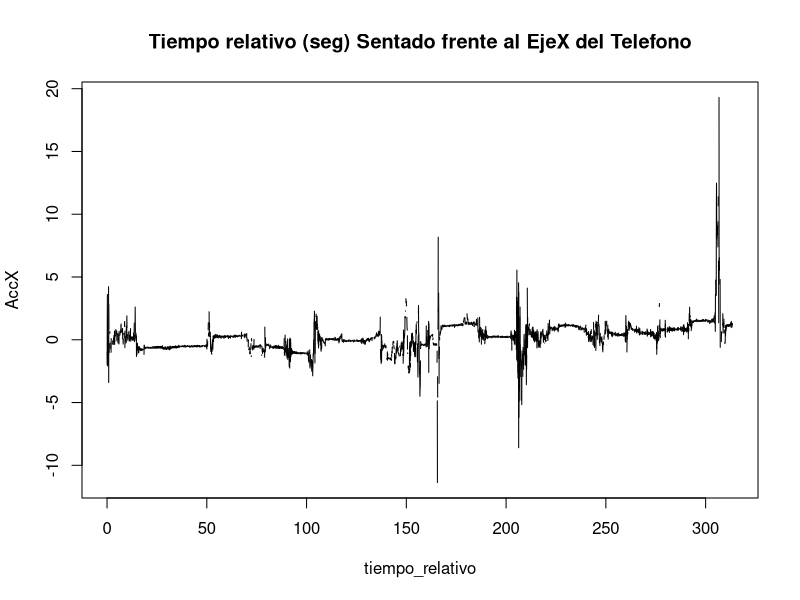
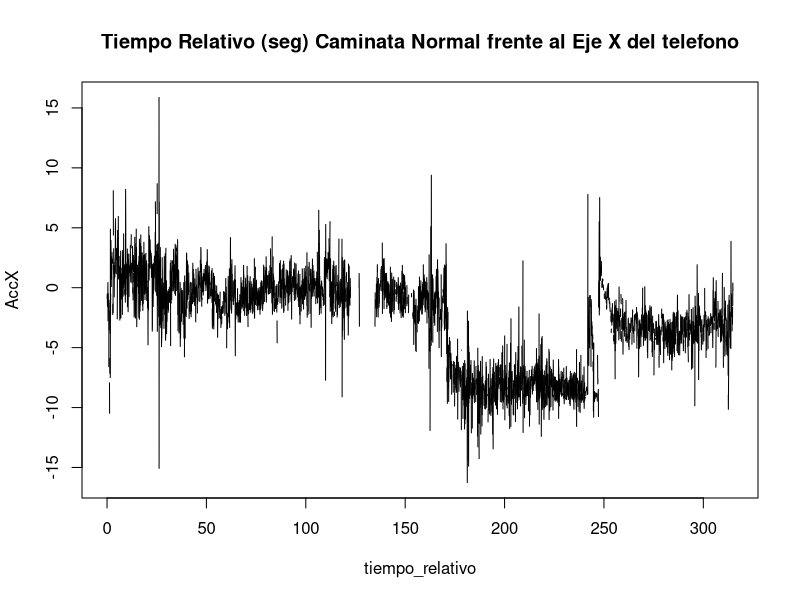
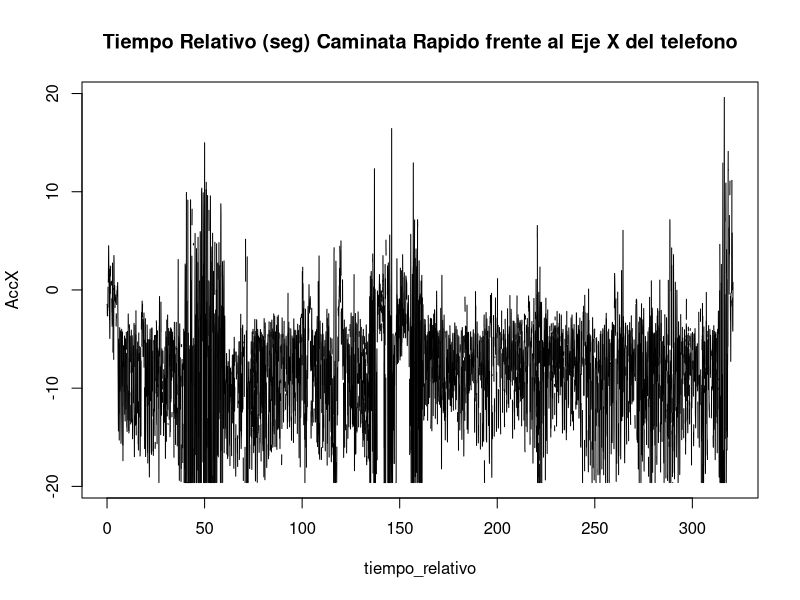
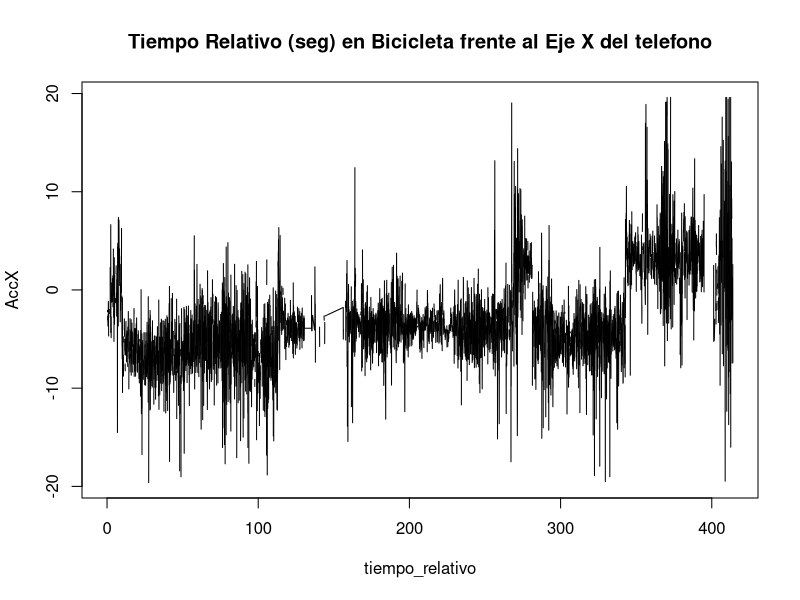
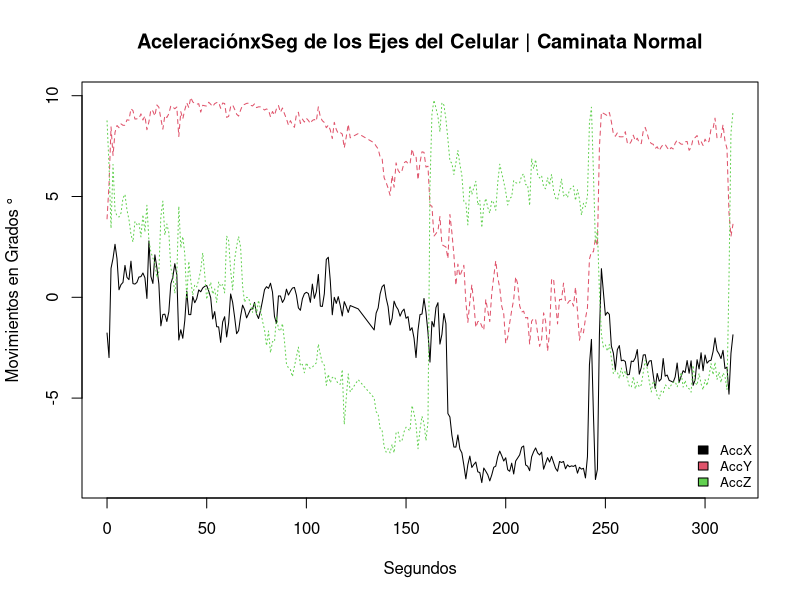
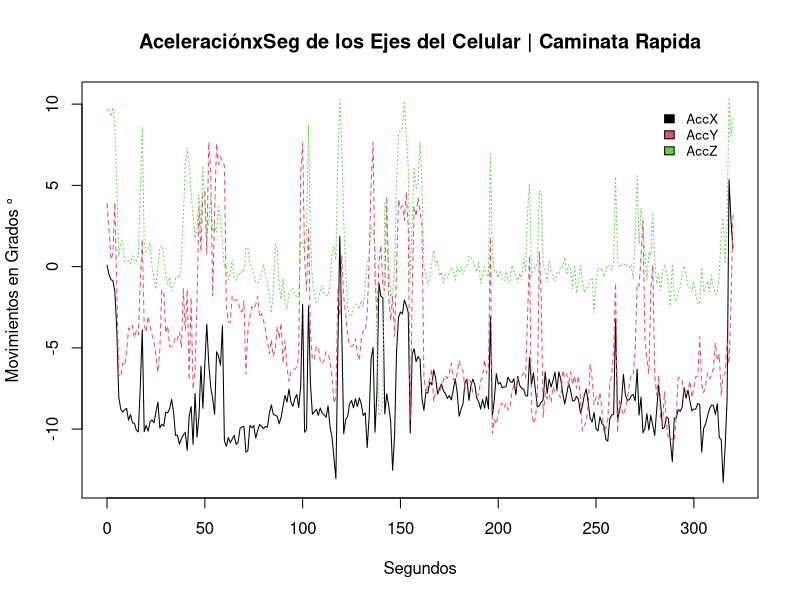
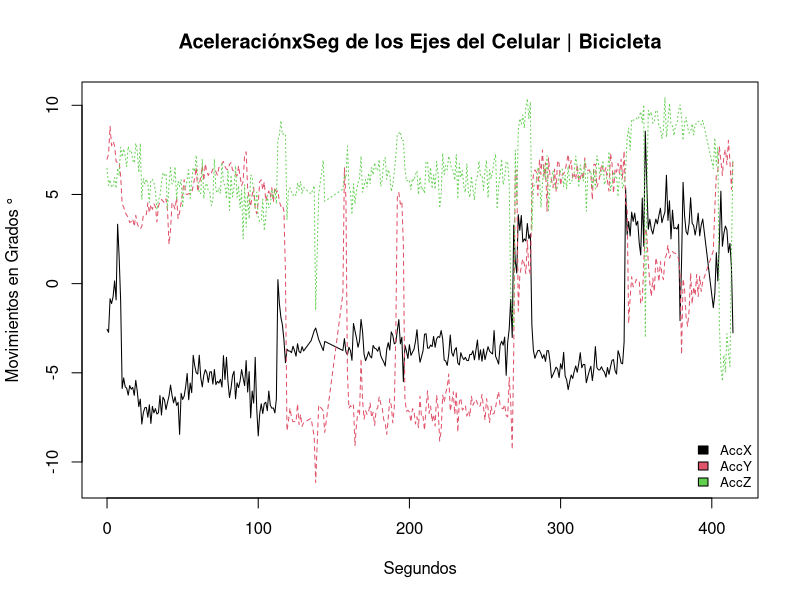
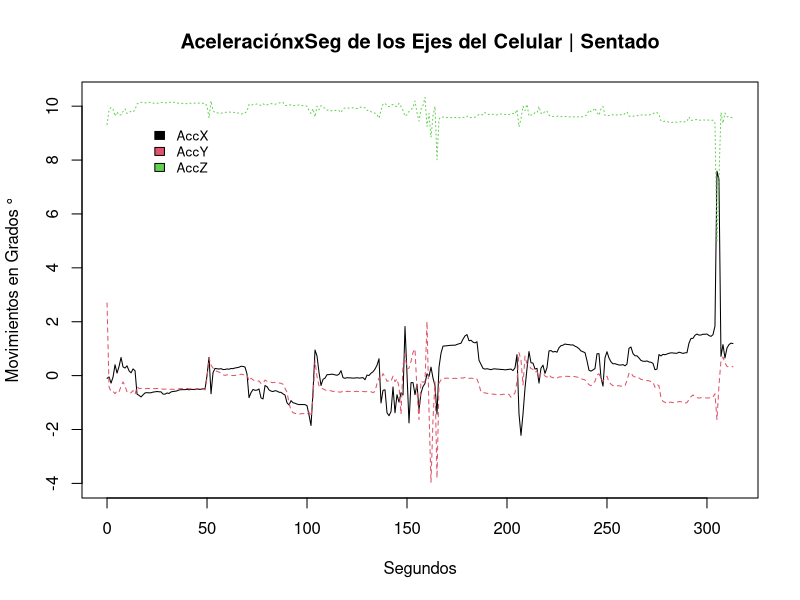

Generate these figures, in order, with R:
## ---- eval=FALSE, include=TRUE--------------------------
## "Protocolo:
## 
##  1. Daniel Felipe Villa Rengifo
## 
##  2. Lenguaje: R
## 
##  3. Tema: Ejercicios con la App Science Journal de Google
## 
##  4. Fuentes:
##     https://drive.google.com/drive/u/1/folders/1QfvE0DLXE5NQ3kJGEf0F7NZwUx8odv8N"


## ----echo = FALSE, results = 'hide'---------------------
## Lectura de las bases generadas de la app Science Journal.


## ---- echo= FALSE, results= 'hide'----------------------
Caminata_normal_Grabaci_n <- read.csv("Caminata_normal_Grabaci_n.csv")
Sentado_Grabaci_n  <-  read.csv("Sentado_Grabaci_n.csv")
Bicicleta_grabaci_n <- read.csv("Bicicleta_grabaci_n.csv")
Caminata_rapida_Grabaci_n  <-  read.csv("Caminata_rapida_Grabaci_n.csv")


## ----  echo= FALSE, results= 'hide'---------------------
#Vamos a añadir nuevas columnas a nuestras bases de datos


## ---- echo= FALSE, results= 'hide'----------------------
# Para el caso de la caminata.
# Calculo de la fecha
Caminata_normal_Grabaci_n$fecha <- as.POSIXct(Caminata_normal_Grabaci_n$timestamp/1000, origin = "2019-09-27")

# Calculo del tiempo Relativo
Caminata_normal_Grabaci_n$tiempo_relativo = as.numeric(Caminata_normal_Grabaci_n$fecha - min(Caminata_normal_Grabaci_n$fecha))


## ---- results = 'hide'----------------------------------
# Para el caso de la caminata rapida.


## ---- echo= FALSE, results= 'hide'----------------------
# Calculo de la fecha
Caminata_rapida_Grabaci_n$fecha <- as.POSIXct(Caminata_rapida_Grabaci_n$timestamp/1000, origin="2019-09-27")

# Calculo del tiempo relativo
Caminata_rapida_Grabaci_n$tiempo_relativo = as.numeric(Caminata_rapida_Grabaci_n$fecha - min(Caminata_rapida_Grabaci_n$fecha))


## ---- results = 'hide'----------------------------------
# Para el Caso de el medio de transporte (Bicicleta)


## -------------------------------------------------------
# Calculo de la fecha
Bicicleta_grabaci_n$fecha <- as.POSIXct(Bicicleta_grabaci_n$timestamp/1000, origin = "2019-09-27")

# Calculo del tiempo relativo
Bicicleta_grabaci_n$tiempo_relativo = as.numeric(Bicicleta_grabaci_n$fecha - min(Bicicleta_grabaci_n$fecha))


## ---- results = 'hide'----------------------------------
# Para el caso de estado de reposo (sentado).


## -------------------------------------------------------
# Calculo de la fecha
Sentado_Grabaci_n$fecha <- as.POSIXct(Sentado_Grabaci_n$timestamp/1000, origin="2019-09-27")

# Calculo del tiempo relativo
Sentado_Grabaci_n$tiempo_relativo = as.numeric(Sentado_Grabaci_n$fecha - min(Sentado_Grabaci_n$fecha))


## ---- results='hide', echo= FALSE-----------------------
#Resumen de la base de datos
summary(Sentado_Grabaci_n)



## -------------------------------------------------------
# Revision de los primeros 10 datos de la base de datos
head(Sentado_Grabaci_n, 10)


## -------------------------------------------------------
cat("\n \nde esta tabla podemos notar que en \"AccX\" y \"AccZ\" al principio respectivamente que el eje esta en su inverso (negativamente) y por esta razon tiene datos negativos, 
además, en \"Accy\" casi siempre tuve el celular en el inverso del eje y.")


## ---- results='hide', echo= FALSE-----------------------
#Resumen de la base de datos
summary(Caminata_normal_Grabaci_n)


## -------------------------------------------------------
# Revision de los primeros 10 datos de la base de datos
head(Caminata_normal_Grabaci_n, 10)


## -------------------------------------------------------
cat("podemos notar que como dije anteriormente, estamos utilizando la ecuación de la primera ley de newton para describir los ejes __x, y, z__ entonces vemos que en varios ejes tuve por movimientos invertidos a los REALES + (positivos) y por eso se muestra negativamente pero además de esto con la tabla anterior cambia significativamente en el \"AccZ\" ya que se ultiliza diferentes posciciones y movimientos para cuando estoy en estado sentado y en caminata normal.")


## ---- results = 'hide'----------------------------------
# Resumen de la base de datos.
summary(Caminata_rapida_Grabaci_n)


## -------------------------------------------------------
# LOs 10 primeros datos de la base de datos
head(Caminata_rapida_Grabaci_n, 10)


## -------------------------------------------------------
cat("podemos notar que al caminar rapido se estabiliza, porque al tener el celular moviendose en diferentes direcciones en todos los ejes de una manera significativa, es decir , crea un rango promedio de ellos por la cantidad de movimiento.")


## ---- results = 'hide'----------------------------------
# En el medio de transporte ((Bicicleta))


## ---- results = 'hide'----------------------------------
# Resumen de la base de datos.
summary(Bicicleta_grabaci_n)


## ---- results = 'hide'----------------------------------
# LOs 10 primeros datos de la base de datos
head(Bicicleta_grabaci_n, 10)

## -------------------------------------------------------
# Con with hacemos graficos de tipo lineal


## ----include=FALSE--------------------------------------
# Sentado
png(filename = "TiempoRsentado.png", height = 720, width = 720)

with(Sentado_Grabaci_n, plot(tiempo_relativo, AccX, type = "l", main = "Tiempo relativo (seg) Sentado frente al EjeX del Telefono"))

dev.off()


## ----include=FALSE--------------------------------------
png(filename = "TiempoRCaminataN.png", height = 720, width = 720)

with(Caminata_normal_Grabaci_n, plot(tiempo_relativo, AccX, type = "l", main = "Tiempo Relativo (seg) Caminata Normal frente al Eje X del telefono"))

dev.off()


## ----include=FALSE--------------------------------------
png(filename = "TiempoRCaminataR.png")

with(Caminata_rapida_Grabaci_n, plot(tiempo_relativo, AccX, type = "l", main = "Tiempo Relativo (seg) Caminata Rapido frente al Eje X del telefono"))

dev.off()


## ----include=FALSE--------------------------------------
png(filename = "TiempoRBicicleta.png")

with(Bicicleta_grabaci_n, plot(tiempo_relativo, AccX, type = "l", main = "Tiempo Relativo (seg) en Bicicleta frente al Eje X del telefono"))

dev.off()


## -------------------------------------------------------
# Añadimos nuevas columnas
## Cálculo por segundo.

Caminata_normal_Grabaci_n$segundos <- trunc(Caminata_normal_Grabaci_n$tiempo_relativo)

Caminata_rapida_Grabaci_n$segundos  <- trunc(Caminata_rapida_Grabaci_n$tiempo_relativo)

Bicicleta_grabaci_n$segundos <- trunc(Bicicleta_grabaci_n$tiempo_relativo)

Sentado_Grabaci_n$segundos  <- trunc(Sentado_Grabaci_n$tiempo_relativo)


## ---- results = 'hide'----------------------------------
## Cálculo de la acelaración por segundo. con el promedio


## -------------------------------------------------------

Caminata2_normal <- aggregate(Caminata_normal_Grabaci_n[, 2:4], 
                       by = list(segundos = Caminata_normal_Grabaci_n$segundos),
                       FUN = mean, na.rm = TRUE)

print(Caminata2_normal)


## -------------------------------------------------------
Caminata2_rapida <- aggregate(Caminata_rapida_Grabaci_n[, 2:4], 
                       by = list(segundos = Caminata_rapida_Grabaci_n$segundos),
                       FUN = mean, na.rm = TRUE)

print(Caminata2_rapida)


## -------------------------------------------------------
Bicicleta2 <- aggregate(Bicicleta_grabaci_n[, 2:4], 
                       by = list(segundos = Bicicleta_grabaci_n$segundos),
                       FUN = mean, na.rm = TRUE)
print(Bicicleta2)


## -------------------------------------------------------
sentado2 <- aggregate(Sentado_Grabaci_n[, 2:4], 
                       by = list(segundos = Sentado_Grabaci_n$segundos),
                       FUN = mean, na.rm = TRUE)

print(sentado2)


## ----include=FALSE--------------------------------------
png(filename = "AccCaminataN.png")

# Graficamos en comparacion de los tres ejes en Grados
matplot(Caminata2_normal[, 1], Caminata2_normal[, 2:4], type = "l",
        ylab = "Movimientos en Grados °",
        xlab = "Segundos",
        main = "AceleraciónxSeg de los Ejes del Celular | Caminata Normal")
# Anadimos una leyenda al grafico para mejor comprensión
legend("bottomright",
       legend = names(Caminata2_normal)[2:4],
       col = 1:4,
       bty = "n",
       fill=seq_len(ncol(Caminata2_normal)),
       cex = 0.8)
dev.off()


## ----include=FALSE--------------------------------------
png(filename = "AccCaminataR.png")

# Graficamos en comparacion de los tres ejes en Grados
matplot(Caminata2_rapida[, 1], Caminata2_rapida[, 2:4], type = "l",
        ylab = "Movimientos en Grados °",
        xlab = "Segundos",
        main = "AceleraciónxSeg de los Ejes del Celular | Caminata Rapida")

# Anadimos una leyenda al grafico para mejor comprensión
legend("topright",
       inset = 0.05,
       legend = names(Caminata2_rapida)[2:4],
       col = 1:4,
       bty = "n",
       fill=seq_len(ncol(Caminata2_rapida)),
       cex = 0.8)

dev.off()


## ----include=FALSE--------------------------------------
png(filename = "AccBicicleta.png")

# Graficamos en comparacion de los tres ejes en Grados
matplot(Bicicleta2[, 1], Bicicleta2[, 2:4], type = "l",
        ylab = "Movimientos en Grados °",
        xlab = "Segundos",
        main = "AceleraciónxSeg de los Ejes del Celular | Bicicleta")

# Anadimos una leyenda al grafico para mejor comprensión
legend("bottomright",
       legend = names(Bicicleta2)[2:4],
       col = 1:4,
       bty = "n",
       fill=seq_len(ncol(Bicicleta2)),
       cex = 0.8)

dev.off()


## ----include=FALSE--------------------------------------
png(filename = "AccSentado.png")

# Graficamos en comparacion de los tres ejes en Grados
matplot(sentado2[, 1], sentado2[, 2:4], type = "l",
        ylab = "Movimientos en Grados °",
        xlab = "Segundos",
        main = "AceleraciónxSeg de los Ejes del Celular | Sentado")

# Anadimos una leyenda al grafico para mejor comprensión
legend("topleft",
       inset = 0.09,
       legend = names(sentado2)[2:4],
       col = 1:4,
       bty = "n",
       fill=seq_len(ncol(sentado2)),
       cex = 0.8)

dev.off()


## ---- results='hide'------------------------------------
## Eliminar los extremos de los datos porque notamos los cambios bruscos, entoces para tenermejor esgtadistica los eliminamos
# Para caminata_normal.


## -------------------------------------------------------
# Desde el segundo 10 y maximo 130, donde los datos tiene comportamientos "sueves"
caminata3_normal <- Caminata2_normal[Caminata2_normal$segundos >= 10 & Caminata2_normal$segundos <= 130, ]
# Graficamos el cambio

png(filename = "AccDEPCaminataN.png")

matplot(caminata3_normal[, 1], caminata3_normal[, 2:4], type = "l",
        ylab = "Movimientos en Grados °",
        xlab = "Segundos",
        main = "AceleraciónxSeg | Caminata Normal | Depurada")

# Anadimos una leyenda al grafico para mejor comprensión
legend("bottomleft",
       legend = names(caminata3_normal)[2:4],
       col = 1:4,
       bty = "n",
       fill=seq_len(ncol(caminata3_normal)),
       cex = 0.8)

dev.off()


## -------------------------------------------------------
# para la caminata_rapida

# Desde el segundo 10 y maximo 130, donde los datos tiene comportamientos "sueves"
caminata3_rapida <- Caminata2_rapida[Caminata2_rapida$segundos >= 10 & Caminata2_rapida$segundos <= 130, ]

png(filename = "AccDEPCaminataR.png")

# Graficamos el cambio
matplot(caminata3_rapida[, 1], caminata3_rapida[, 2:4], type = "l",
        ylab = "Movimientos en Grados °",
        xlab = "Segundos",
        main = "AceleraciónxSeg | Caminata Rapida | Depurada")

# Anadimos una leyenda al grafico para mejor comprensión
legend("top",
       legend = names(caminata3_rapida)[2:4],
       col = 1:4,
       bty = "n",
       fill=seq_len(ncol(caminata3_rapida)),
       cex = 0.8)

dev.off()


## ---- results = 'hide'----------------------------------
# para la bicicleta


## -------------------------------------------------------
# Desde el segundo 10 y maximo 130, donde los datos tiene comportamientos "sueves"
Bicicleta3 <- Bicicleta2[Bicicleta2$segundos >= 10 & Bicicleta2$segundos <= 130, ]

png(filename = "AccDEPBicicleta.png")

# Graficamos el cambio
matplot(Bicicleta2[, 1],Bicicleta2[, 2:4], type = "l",
        ylab = "Movimientos en Grados °",
        xlab = "Segundos",
        main = "AceleraciónxSeg | Bicicleta | Depurada")

# Anadimos una leyenda al grafico para mejor comprensión
legend("bottomright",
       legend = names(Bicicleta3)[2:4],
       col = 1:4,
       bty = "n",
       fill=seq_len(ncol(Bicicleta3)),
       cex = 0.8)

dev.off()


## ---- results = 'hide'----------------------------------
# Para la posición sentado


## -------------------------------------------------------
# Desde el segundo 10 y maximo 130, donde los datos tiene comportamientos "sueves"
sentado3 <- sentado2[sentado2$segundos >= 10 & sentado2$segundos <= 130, ]

png(filename = "AccDEPSentado.png")

# Graficamos el cambio
matplot(sentado3[, 1], sentado3[, 2:4], type = "l",
        ylab = "Movimientos en Grados °",
        xlab = "Segundos",
        main = "AceleraciónxSeg | Sentado | Depurada")

# Anadimos una leyenda al grafico para mejor comprensión
legend("right",
       legend = names(sentado3)[2:4],
       col = 1:4,
       bty = "n",
       fill=seq_len(ncol(sentado3)),
       cex = 0.8)

dev.off()


## ---- results = 'hide'----------------------------------
## Cálculo de la acelaracón total


## -------------------------------------------------------
# Añadimos a las bases de datos "3" una columna de la formula de aceleración total

caminata3_normal$AccT <- with(caminata3_normal, sqrt(AccX ^ 2 + AccY ^ 2 + AccZ ^ 2))

caminata3_rapida$AccT  <- with(caminata3_rapida, sqrt(AccX ^ 2 + AccY ^ 2 + AccZ ^ 2))

Bicicleta3$AccT <- with(Bicicleta3, sqrt(AccX ^ 2 + AccY ^ 2 + AccZ ^ 2))

sentado3$AccT <- with(sentado3, sqrt(AccX ^ 2 + AccY ^ 2 + AccZ ^ 2))


## -------------------------------------------------------
# GRAFICAMOS y exportmos la acceleracion total de camianta normal
png(filename = "AccTCaminataN.png")

with(caminata3_normal, plot(segundos, AccT, type = "l", col = "green",
                            ylab = "Aceleración Total en Grados °",
                            xlab = "Segundos",
                            main = "Aceleración Total | Caminata Normal"))

dev.off()



cat("Podemos notar que la aceleración varia pero siempre se mantiene constante en un intermedio que es la gravedad 9.8 m/s^2, sin embargo 
su acerelación baja gracias a que al aumentar el el tiempo, es decir, llegar a los dos minutos aproximadamente iba disminuyendo la velocidad hasta parar y detener la prueba en la app.")


## -------------------------------------------------------
# GRAFICAMOS y exportmos la acceleracion total de camianta rapida

png(filename = "AccTCaminataR.png")

with(caminata3_rapida, plot(segundos, AccT, type = "l", col = "red",
                            ylab = "Aceleración Total en Grados °",
                            xlab = "Segundos",
                            main = "Aceleración Total | Caminata Rapida"))

dev.off()


## -------------------------------------------------------
# GRAFICAMOS y exportmos la acceleracion total de bicicleta

png(filename = "AccTBicicleta.png")

with(Bicicleta3, plot(segundos, AccT, type = "l",col = "purple",
                      ylab = "Aceleración Total en Grados °",
                      xlab = "Segundos",
                      main = "Aceleración Total | Bicicleta"))

dev.off()

cat("Gracias a que la graficas de caminata rapida, bicicleta (medio de transporte) es muy parecida a la anterior y se mantiene constante con la gravedad 9.8 m/s^2")


## -------------------------------------------------------
# GRAFICAMOS y exportmos la acceleracion total de bicicleta

png(filename = "AccTSentado.png")

with(sentado3, plot(segundos, AccT, type = "l", col = "yellowgreen",
                    ylab = "Aceleración Total en Grados °",
                    xlab = "Segundos",
                    main = "Aceleración Total | Sentado"))

dev.off()

cat("De esta grafica se puede notal que al estar sentado varia mucho la aceleración, todos los ejes cambiaron su dirección y por el movimiento de mi pierna al pisar consecutivamente y rapido hace que esta grafica no tenga un intervalo en el cual nos podamos basar, mas bien su rango es muy disperso.")
